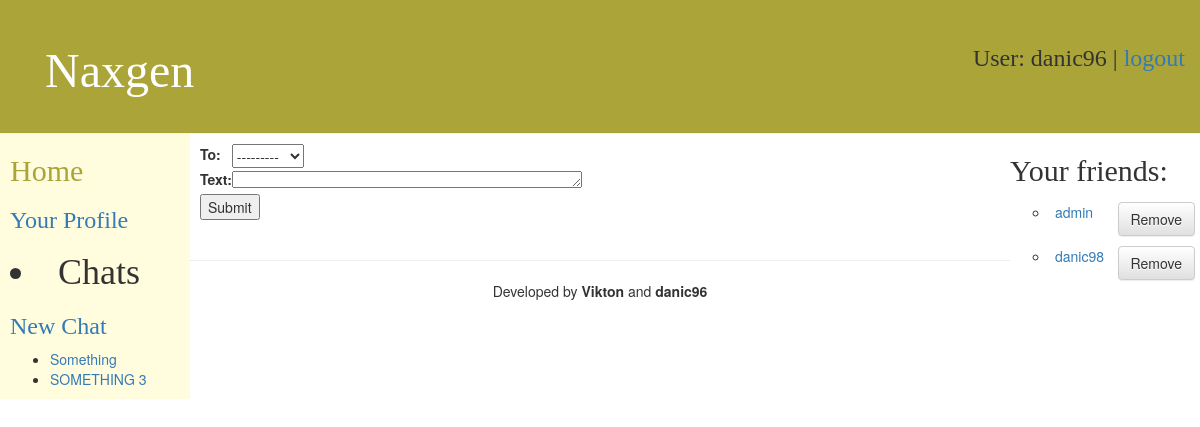
The page /messaging/message/create/ (signed in) on the database its author committed.
### messaging/models.py (models this page shows, shortened)
class User(AbstractUser):
    date = models.DateTimeField(default=timezone.now)
    friends = models.ManyToManyField("self", blank=True)
    groups = models.ManyToManyField('Group')
    description = models.TextField(default='')
    phone = models.TextField(default='')
    city = models.TextField(default='')
    website = models.TextField(default='')

class Group(models.Model):
    id = models.AutoField(primary_key=True)
    name = models.TextField(default="")
    members = models.ManyToManyField(User, blank=True)
    messages = models.ManyToManyField('GroupMessage')

### messaging/views.py (the view, shortened to what this page needs)
class MessageCreate(CreateView):
    model = Message
    template_name = 'messaging/form.html'
    form_class = MessageForm
    def get_form_kwargs(self):
        kwargs = super(MessageCreate, self).get_form_kwargs()
        kwargs.update({'request': self.request})
        return kwargs

### messaging/forms.py
class MessageForm(ModelForm):
    def __init__(self, request, *args, **kwargs):
        super(MessageForm, self).__init__(**kwargs)
        user = request.user
        if user:
            self.fields['to'].queryset = User.objects.all().exclude(username=user)
    class Meta:
        model = Message
        fields = ['to', 'text']
        exclude = ('date', 'id', 'sender',)

### messaging/templates/messaging/form.html (shortened to what this page needs)
{% extends "messaging/base.html" %}
{% block content %}
    <form method="post" action="">
        <table>
            {{ form.as_table }}
        </table>
        <input type="submit" value="Submit"/>
    </form>
{% endblock %}

### messaging/templates/messaging/base.html (shortened to what this page needs)
{% load staticfiles %}
<!DOCTYPE html>
<html lang="en">
<head>
    <link rel="stylesheet" href="http://code.jquery.com/ui/1.11.4/themes/smoothness/jquery-ui.css" />
    <link rel="stylesheet" href="//maxcdn.bootstrapcdn.com/bootstrap/3.2.0/css/bootstrap.min.css">
    <link rel="stylesheet" href="//maxcdn.bootstrapcdn.com/bootstrap/3.2.0/css/bootstrap-theme.min.css">
    <link rel="stylesheet" href="{% static "style/base.css" %}" />
    <link rel="stylesheet" href="{% static "style/more.css" %}" />
</head>
<body>
<div id="header" class="page-header">
    {% block header %}
        <div id="wrapper">
            <div id="title">
                <h1><a href="/messaging/">Naxgen</a></h1>
            </div>
            <h3>
            {% if user.username %}
                <p>
                        User: {{ request.user.username }} | <a href="{% url 'logout' %}?next={{request.path}}">logout</a>
                </p>
            {% else %}
                <p>
                    <a href="{% url 'login' %}?next={{request.path}}">Login</a>
                    /
                    <a href="{% url 'messaging:user_create' %}">Register</a>
                </p>
            {% endif %}
            </h3>
        </div>
    {% endblock %}
</div>
<div id="wrapp_this">
<div class="max_height">
<div id="left-sidebar">
    {% block sidebar %}
            <h2><a href="/messaging/">Home</a></h2>
            {% if user.username %}
                <h3> <a href="{% url 'messaging:view_profile' %}">Your Profile</a></h3>
                <h1><li>Chats</li></h1>
                <h3><a href="{% url 'messaging:group_create' %}" >New Chat</a></h3>
                <ul>
                {% for group in user.groups.all %}
                    <li>
                        <a href="{% url 'messaging:group_detail' group.id %}" > {{ group.name }} </a>
                    </li>
                {% endfor %}
                </ul>
            {% endif %}
    {% endblock %}
</div>
<div id="right-sidebar">
    {% block sidebar2 %}
        {% if user.username %}
            <h2>Your friends:</h2>
                <ul>
                {% for friend in request.user.friends.all %}
                    <li type="circle">
                        <div id="wrapper">
                        <a href="{% url 'messaging:view_profile_with_pk' pk=friend.pk %} " >
                            {{ friend.username }}
                        </a>
                        <a href="{% url 'messaging:change_friend' operation='remove' pk=friend.pk %}" >
                            <button id="remove-button" type="button" class="btn btn-default">Remove</button>
                        </a>
                        </div>
                    </li>
                {% endfor %}
                </ul>
        {% endif %}
    {% endblock %}
</div>
<div id="content">
    {% block content %}{% endblock %}
</div>
</div>
<div id="footer">
    {% block footer %}<hr><div >Developed by <b>Vikton</b> and <b>danic96</b></div>{% endblock %}
</div>
</div>
</body>
</html>

### messaging/static/style/base.css (style rules this page uses)
#header { text-align: right; }
#content { margin-left: 190px; margin-right: 190px; padding: 10px; height: 90%; }
#left-sidebar { float: left; width: 190px; height: 100%; padding-left: 10px; background: #FFFDDD; }
#right-sidebar { float: right; width: 190px; height: 100%; padding-right: 10px; }
#footer { margin-top: auto; padding: 10px; text-align: center; float: bottom; }
.max_height { height: max-content; }
textarea, input[type=number], input[type=url] { height: 1.25em; width: 25em; }
#wrapper { width: 100%; display: inline-block; margin: 5px; }
#remove-button { float: right; }

### messaging/static/style/more.css (style rules this page uses)
h1 a, h2 a { color: #AAA439; font-family: 'Lobster'; }
body, html { min-height: 100%; }
html { min-height: 100%; }
.page-header { background-color: #AAA439; margin-top: 0; margin-bottom: 0; padding: 20px 20px 20px 40px; }
#title { float: left; display: block; margin: 0; padding: 0; font-family: 'Pacifico', cursive; }
.page-header h1, .page-header h1 a, .page-header h1 a:visited, .page-header h1 a:active { color: #ffffff; font-size: 36pt; text-decoration: none; }
h1, h2, h3, h4 { font-family: 'Lobster', cursive; }

### rows shown on the page
User: user.username "danic96"
Group: name "Something"
Group: name "SOMETHING 3"
User: username "admin"
User: username "danic98"
